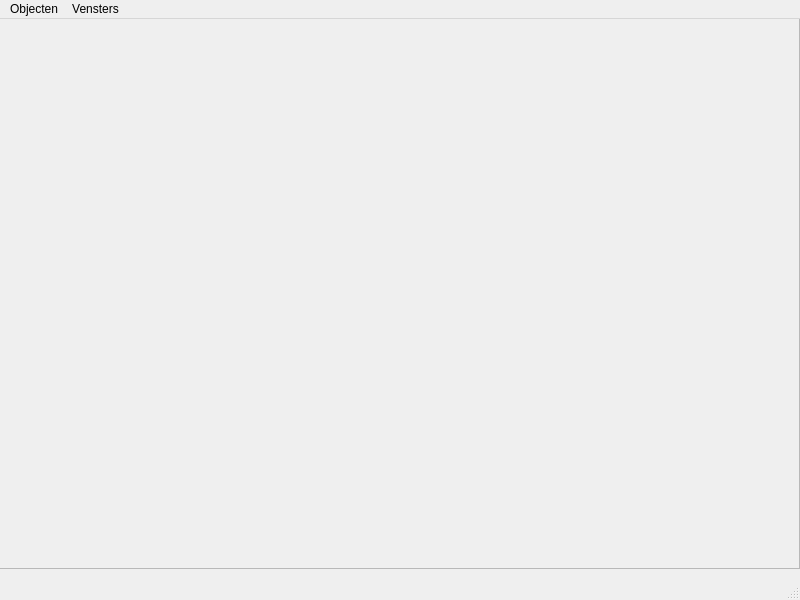
<?xml version="1.0" encoding="UTF-8"?>
<ui version="4.0">
 <class>MainWindow</class>
 <widget class="QMainWindow" name="MainWindow">
  <property name="geometry">
   <rect>
    <x>0</x>
    <y>0</y>
    <width>800</width>
    <height>600</height>
   </rect>
  </property>
  <property name="windowTitle">
   <string>MainWindow</string>
  </property>
  <widget class="QWidget" name="centralwidget">
   <widget class="QScrollArea" name="scrollArea">
    <property name="geometry">
     <rect>
      <x>-1</x>
      <y>-1</y>
      <width>801</width>
      <height>551</height>
     </rect>
    </property>
    <property name="widgetResizable">
     <bool>true</bool>
    </property>
    <widget class="QWidget" name="scrollAreaWidgetContents">
     <property name="geometry">
      <rect>
       <x>0</x>
       <y>0</y>
       <width>799</width>
       <height>549</height>
      </rect>
     </property>
    </widget>
   </widget>
  </widget>
  <widget class="QStatusBar" name="statusbar"/>
  <widget class="QMenuBar" name="menubar">
   <property name="geometry">
    <rect>
     <x>0</x>
     <y>0</y>
     <width>800</width>
     <height>22</height>
    </rect>
   </property>
   <widget class="QMenu" name="menuObjecten">
    <property name="title">
     <string>Objecten</string>
    </property>
    <widget class="QMenu" name="menuNieuw">
     <property name="title">
      <string>Nieuw</string>
     </property>
     <addaction name="actionStation"/>
     <addaction name="actionFiets"/>
     <addaction name="actionGebruiker"/>
     <addaction name="actionTransporteur"/>
    </widget>
    <widget class="QMenu" name="menuExporteren">
     <property name="title">
      <string>Exporteren</string>
     </property>
     <addaction name="actionAlle_stations"/>
     <addaction name="actionAlle_fietsen"/>
     <addaction name="actionAlle_gebruikers"/>
     <addaction name="actionAlle_transporteurs"/>
    </widget>
    <addaction name="menuNieuw"/>
    <addaction name="menuExporteren"/>
   </widget>
   <widget class="QMenu" name="menuVensters">
    <property name="title">
     <string>Vensters</string>
    </property>
    <addaction name="actionStations"/>
    <addaction name="actionFietsen"/>
    <addaction name="actionGebruikers"/>
    <addaction name="actionTransporteurs"/>
   </widget>
   <addaction name="menuObjecten"/>
   <addaction name="menuVensters"/>
  </widget>
  <action name="actionStation">
   <property name="text">
    <string>Station</string>
   </property>
   <property name="toolTip">
    <string>Nieuw Station object toevoegen.</string>
   </property>
  </action>
  <action name="actionFiets">
   <property name="text">
    <string>Fiets</string>
   </property>
   <property name="toolTip">
    <string>Nieuw Fiets object toevoegen.</string>
   </property>
  </action>
  <action name="actionGebruiker">
   <property name="text">
    <string>Gebruiker</string>
   </property>
   <property name="toolTip">
    <string>Nieuw Gebruiker object toevoegen.</string>
   </property>
  </action>
  <action name="actionTransporteur">
   <property name="text">
    <string>Transporteur</string>
   </property>
   <property name="toolTip">
    <string>Nieuw Transporteur object toevoegen.</string>
   </property>
  </action>
  <action name="actionAlle_stations">
   <property name="text">
    <string>Alle stations</string>
   </property>
  </action>
  <action name="actionAlle_fietsen">
   <property name="text">
    <string>Alle fietsen</string>
   </property>
  </action>
  <action name="actionAlle_gebruikers">
   <property name="text">
    <string>Alle gebruikers</string>
   </property>
  </action>
  <action name="actionAlle_transporteurs">
   <property name="text">
    <string>Alle transporteurs</string>
   </property>
  </action>
  <action name="actionStations">
   <property name="checkable">
    <bool>true</bool>
   </property>
   <property name="checked">
    <bool>false</bool>
   </property>
   <property name="text">
    <string>Stations</string>
   </property>
  </action>
  <action name="actionFietsen">
   <property name="checkable">
    <bool>true</bool>
   </property>
   <property name="text">
    <string>Fietsen</string>
   </property>
  </action>
  <action name="actionGebruikers">
   <property name="checkable">
    <bool>true</bool>
   </property>
   <property name="text">
    <string>Gebruikers</string>
   </property>
  </action>
  <action name="actionTransporteurs">
   <property name="checkable">
    <bool>true</bool>
   </property>
   <property name="text">
    <string>Transporteurs</string>
   </property>
  </action>
 </widget>
 <resources/>
 <connections>
  <connection>
   <sender>actionFiets</sender>
   <signal>triggered()</signal>
   <receiver>MainWindow</receiver>
   <slot>showMinimized()</slot>
   <hints>
    <hint type="sourcelabel">
     <x>-1</x>
     <y>-1</y>
    </hint>
    <hint type="destinationlabel">
     <x>399</x>
     <y>299</y>
    </hint>
   </hints>
  </connection>
 </connections>
</ui>
